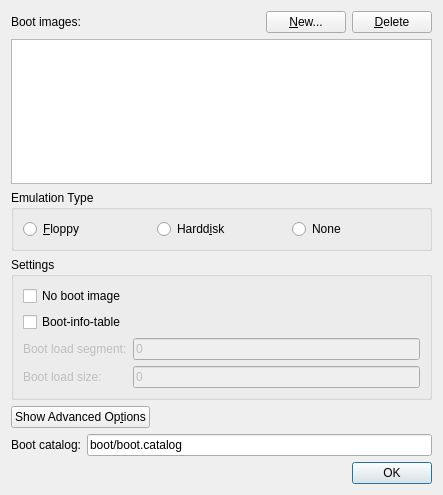
<?xml version="1.0" encoding="UTF-8"?>
<ui version="4.0">
 <author>Sebastian Trueg</author>
 <class>base_K3bBootImageDialog</class>
 <widget class="QDialog" name="base_K3bBootImageDialog">
  <property name="geometry">
   <rect>
    <x>0</x>
    <y>0</y>
    <width>443</width>
    <height>495</height>
   </rect>
  </property>
  <layout class="QVBoxLayout">
   <item>
    <layout class="QHBoxLayout">
     <item>
      <widget class="QLabel" name="label">
       <property name="sizePolicy">
        <sizepolicy hsizetype="Preferred" vsizetype="Preferred">
         <horstretch>1</horstretch>
         <verstretch>0</verstretch>
        </sizepolicy>
       </property>
       <property name="text">
        <string>Boot images:</string>
       </property>
       <property name="wordWrap">
        <bool>false</bool>
       </property>
      </widget>
     </item>
     <item>
      <widget class="QPushButton" name="m_buttonNew">
       <property name="toolTip">
        <string>Add new boot image</string>
       </property>
       <property name="text">
        <string>&amp;New...</string>
       </property>
      </widget>
     </item>
     <item>
      <widget class="QPushButton" name="m_buttonDelete">
       <property name="toolTip">
        <string>Remove selected boot image</string>
       </property>
       <property name="text">
        <string>&amp;Delete</string>
       </property>
      </widget>
     </item>
    </layout>
   </item>
   <item>
    <widget class="QTreeView" name="m_viewImages">
     <property name="rootIsDecorated">
      <bool>false</bool>
     </property>
    </widget>
   </item>
   <item>
    <widget class="QGroupBox" name="m_groupImageType">
     <property name="title">
      <string>Emulation Type</string>
     </property>
     <layout class="QHBoxLayout" name="horizontalLayout">
      <item>
       <widget class="QRadioButton" name="m_radioFloppy">
        <property name="toolTip">
         <string>Emulate a 1440/2880 kb floppy</string>
        </property>
        <property name="text">
         <string>&amp;Floppy</string>
        </property>
       </widget>
      </item>
      <item>
       <widget class="QRadioButton" name="m_radioHarddisk">
        <property name="toolTip">
         <string>Emulate a harddisk</string>
        </property>
        <property name="text">
         <string>Hardd&amp;isk</string>
        </property>
       </widget>
      </item>
      <item>
       <widget class="QRadioButton" name="m_radioNoEmulation">
        <property name="toolTip">
         <string>No emulation at all</string>
        </property>
        <property name="text">
         <string>None</string>
        </property>
       </widget>
      </item>
     </layout>
    </widget>
   </item>
   <item>
    <widget class="QGroupBox" name="m_groupOptions">
     <property name="sizePolicy">
      <sizepolicy hsizetype="Preferred" vsizetype="Preferred">
       <horstretch>0</horstretch>
       <verstretch>0</verstretch>
      </sizepolicy>
     </property>
     <property name="title">
      <string>Settings</string>
     </property>
     <layout class="QVBoxLayout">
      <item>
       <widget class="QCheckBox" name="m_checkNoBoot">
        <property name="toolTip">
         <string>Do not boot from the emulated floppy/harddisk</string>
        </property>
        <property name="text">
         <string>No boot image</string>
        </property>
       </widget>
      </item>
      <item>
       <widget class="QCheckBox" name="m_checkInfoTable">
        <property name="text">
         <string>Boot-info-table</string>
        </property>
       </widget>
      </item>
      <item>
       <layout class="QGridLayout">
        <item row="0" column="1">
         <widget class="QLineEdit" name="m_editLoadSegment">
          <property name="enabled">
           <bool>false</bool>
          </property>
          <property name="text">
           <string>0</string>
          </property>
         </widget>
        </item>
        <item row="1" column="1">
         <widget class="QLineEdit" name="m_editLoadSize">
          <property name="enabled">
           <bool>false</bool>
          </property>
          <property name="text">
           <string>0</string>
          </property>
         </widget>
        </item>
        <item row="0" column="0">
         <widget class="QLabel" name="textLabel2_2">
          <property name="enabled">
           <bool>false</bool>
          </property>
          <property name="text">
           <string>Boot load segment:</string>
          </property>
          <property name="wordWrap">
           <bool>false</bool>
          </property>
         </widget>
        </item>
        <item row="1" column="0">
         <widget class="QLabel" name="textLabel3">
          <property name="enabled">
           <bool>false</bool>
          </property>
          <property name="text">
           <string>Boot load size:</string>
          </property>
          <property name="wordWrap">
           <bool>false</bool>
          </property>
         </widget>
        </item>
       </layout>
      </item>
     </layout>
    </widget>
   </item>
   <item>
    <layout class="QHBoxLayout">
     <item>
      <widget class="QPushButton" name="m_buttonToggleOptions">
       <property name="text">
        <string>Show Advanced Op&amp;tions</string>
       </property>
      </widget>
     </item>
     <item>
      <spacer name="spacer16">
       <property name="orientation">
        <enum>Qt::Horizontal</enum>
       </property>
       <property name="sizeType">
        <enum>QSizePolicy::Expanding</enum>
       </property>
       <property name="sizeHint" stdset="0">
        <size>
         <width>261</width>
         <height>21</height>
        </size>
       </property>
      </spacer>
     </item>
    </layout>
   </item>
   <item>
    <layout class="QHBoxLayout">
     <item>
      <widget class="QLabel" name="textLabel2">
       <property name="text">
        <string>Boot catalog:</string>
       </property>
       <property name="wordWrap">
        <bool>false</bool>
       </property>
      </widget>
     </item>
     <item>
      <widget class="QLineEdit" name="m_editBootCataloge">
       <property name="text">
        <string>boot/boot.catalog</string>
       </property>
       <property name="readOnly">
        <bool>true</bool>
       </property>
      </widget>
     </item>
    </layout>
   </item>
   <item>
    <widget class="QDialogButtonBox" name="m_buttonBox">
     <property name="standardButtons">
      <set>QDialogButtonBox::Ok</set>
     </property>
    </widget>
   </item>
  </layout>
 </widget>
 <resources/>
 <connections>
  <connection>
   <sender>m_radioNoEmulation</sender>
   <signal>toggled(bool)</signal>
   <receiver>textLabel2_2</receiver>
   <slot>setEnabled(bool)</slot>
   <hints>
    <hint type="sourcelabel">
     <x>20</x>
     <y>20</y>
    </hint>
    <hint type="destinationlabel">
     <x>20</x>
     <y>20</y>
    </hint>
   </hints>
  </connection>
  <connection>
   <sender>m_radioNoEmulation</sender>
   <signal>toggled(bool)</signal>
   <receiver>textLabel3</receiver>
   <slot>setEnabled(bool)</slot>
   <hints>
    <hint type="sourcelabel">
     <x>20</x>
     <y>20</y>
    </hint>
    <hint type="destinationlabel">
     <x>20</x>
     <y>20</y>
    </hint>
   </hints>
  </connection>
  <connection>
   <sender>m_radioNoEmulation</sender>
   <signal>toggled(bool)</signal>
   <receiver>m_editLoadSegment</receiver>
   <slot>setEnabled(bool)</slot>
   <hints>
    <hint type="sourcelabel">
     <x>20</x>
     <y>20</y>
    </hint>
    <hint type="destinationlabel">
     <x>20</x>
     <y>20</y>
    </hint>
   </hints>
  </connection>
  <connection>
   <sender>m_radioNoEmulation</sender>
   <signal>toggled(bool)</signal>
   <receiver>m_editLoadSize</receiver>
   <slot>setEnabled(bool)</slot>
   <hints>
    <hint type="sourcelabel">
     <x>20</x>
     <y>20</y>
    </hint>
    <hint type="destinationlabel">
     <x>20</x>
     <y>20</y>
    </hint>
   </hints>
  </connection>
  <connection>
   <sender>m_radioNoEmulation</sender>
   <signal>toggled(bool)</signal>
   <receiver>m_checkNoBoot</receiver>
   <slot>setDisabled(bool)</slot>
   <hints>
    <hint type="sourcelabel">
     <x>20</x>
     <y>20</y>
    </hint>
    <hint type="destinationlabel">
     <x>20</x>
     <y>20</y>
    </hint>
   </hints>
  </connection>
  <connection>
   <sender>m_buttonBox</sender>
   <signal>accepted()</signal>
   <receiver>base_K3bBootImageDialog</receiver>
   <slot>accept()</slot>
   <hints>
    <hint type="sourcelabel">
     <x>221</x>
     <y>470</y>
    </hint>
    <hint type="destinationlabel">
     <x>221</x>
     <y>247</y>
    </hint>
   </hints>
  </connection>
 </connections>
</ui>
